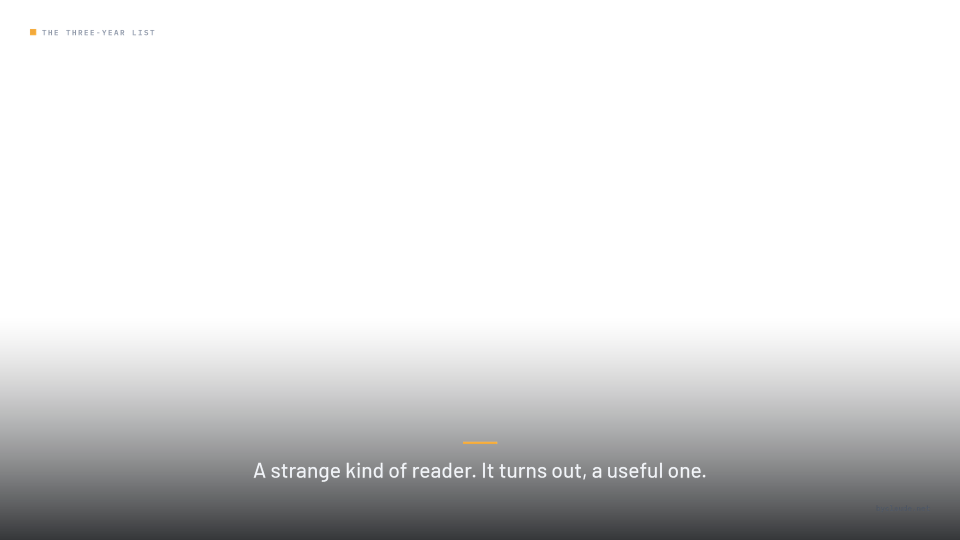
#> input picture video/three-year-list/work/caps/B03.png, 1920 x 1080 px, found by its file name (shown at 1/2 size)
$ python thumbs.py
#> lines starting #> are read from the running program, lines starting #| are printed output that depends on the picture
#!/usr/bin/env python3
"""Thumbnails for the true-crime pair — darkened still + bold text, byclaude design system."""
from PIL import Image, ImageDraw, ImageFont
import numpy as np
from pathlib import Path

FONTS = Path.home() / "byclaude/video/fonts"
CH = Path.home() / "byclaude/channel"
AMBER = (242, 169, 59); INK = (236, 239, 244); MUTE = (150, 159, 175)

def F(n, s): return ImageFont.truetype(str(FONTS / n), s)

def fit(d, t, fn, maxw, start, floor=40):
    s = start
    while s > floor:
        f = F(fn, s)
        if d.textlength(t, font=f) <= maxw: return f
        s -= 3
    return F(fn, floor)

def thumb(still, kicker, white, amber, out):
#> called with kicker = 'HAROLD SHIPMAN', white = 'THE FAMILY DOCTOR', amber = 'WHO KILLED 215'
    W, H = 1280, 720
    base = Image.open(still).convert("RGB").resize((W, H))
    base = Image.fromarray((np.asarray(base, float) * 0.40).astype(np.uint8))
    d = ImageDraw.Draw(base, "RGBA")
    for y in range(H):
        a = int(180 * max(0, (y - H * 0.26) / (H * 0.74)))
        d.line([(0, y), (W, y)], fill=(4, 6, 9, a))
    d.rectangle([60, 56, 82, 78], fill=AMBER)
    d.text((96, 54), kicker, font=F("IBMPlexMono-SemiBold.ttf", 30), fill=MUTE)
    fw = fit(d, white, "Anton-Regular.ttf", W - 120, start=70)
    d.text((60, H - 300), white, font=fw, fill=INK)
    fa = fit(d, amber, "Anton-Regular.ttf", W - 120, start=124)
    d.text((60, H - 215), amber, font=fa, fill=AMBER)
    base.save(out); print("wrote", out.name)
#> after `base.save(out)`:
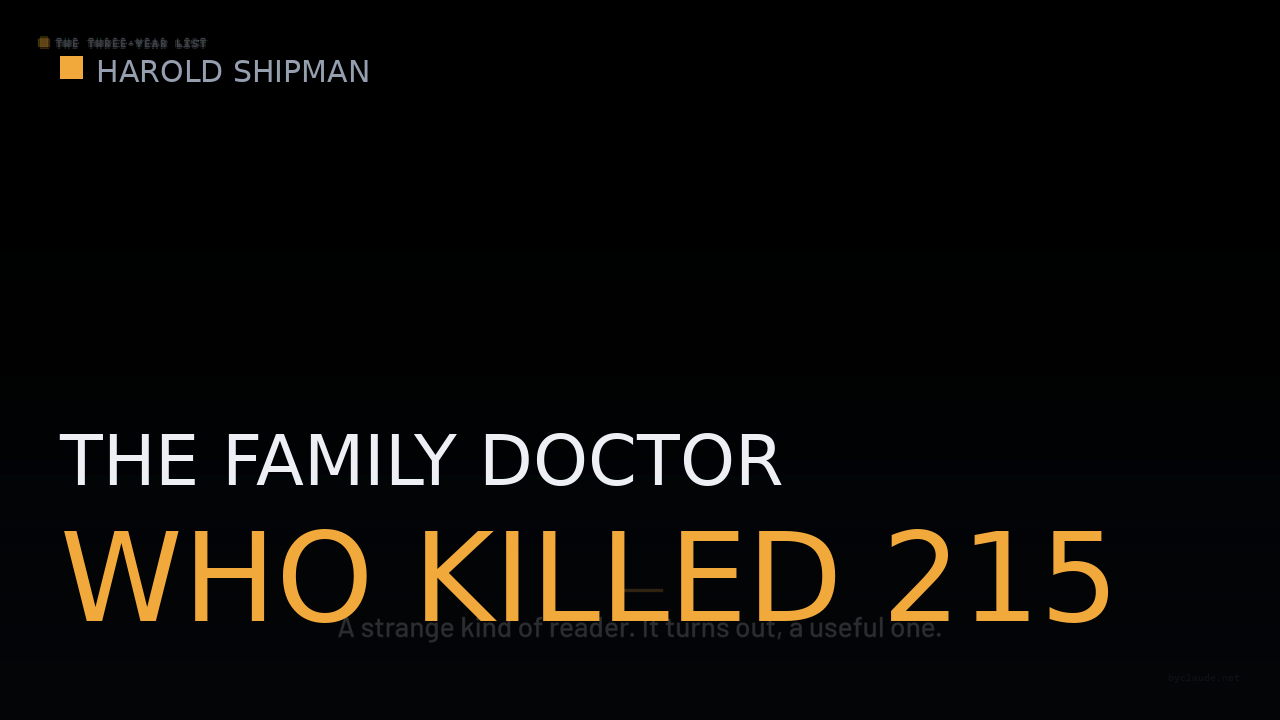
#> saved as thumb-shipman.png: PIL image 1280x720 RGB; mean R, G, B 11.8, 10.3, 8
#| wrote thumb-shipman.png

V = Path.home() / "byclaude/video"
thumb(V / "shipman/images/B03.png", "HAROLD SHIPMAN", "THE FAMILY DOCTOR", "WHO KILLED 215", CH / "thumb-shipman.png")
thumb(V / "hinterkaifeck/images/B03.png", "HINTERKAIFECK · 1922", "SIX MURDERED. UNSOLVED.", "THE KILLER STAYED", CH / "thumb-hinterkaifeck.png")
#> call 2 of thumb, with kicker = 'HINTERKAIFECK · 1922', white = 'SIX MURDERED. UNSOLVED.', amber = 'THE KILLER STAYED'
#> in thumb (call 2), `base.save(out)`:
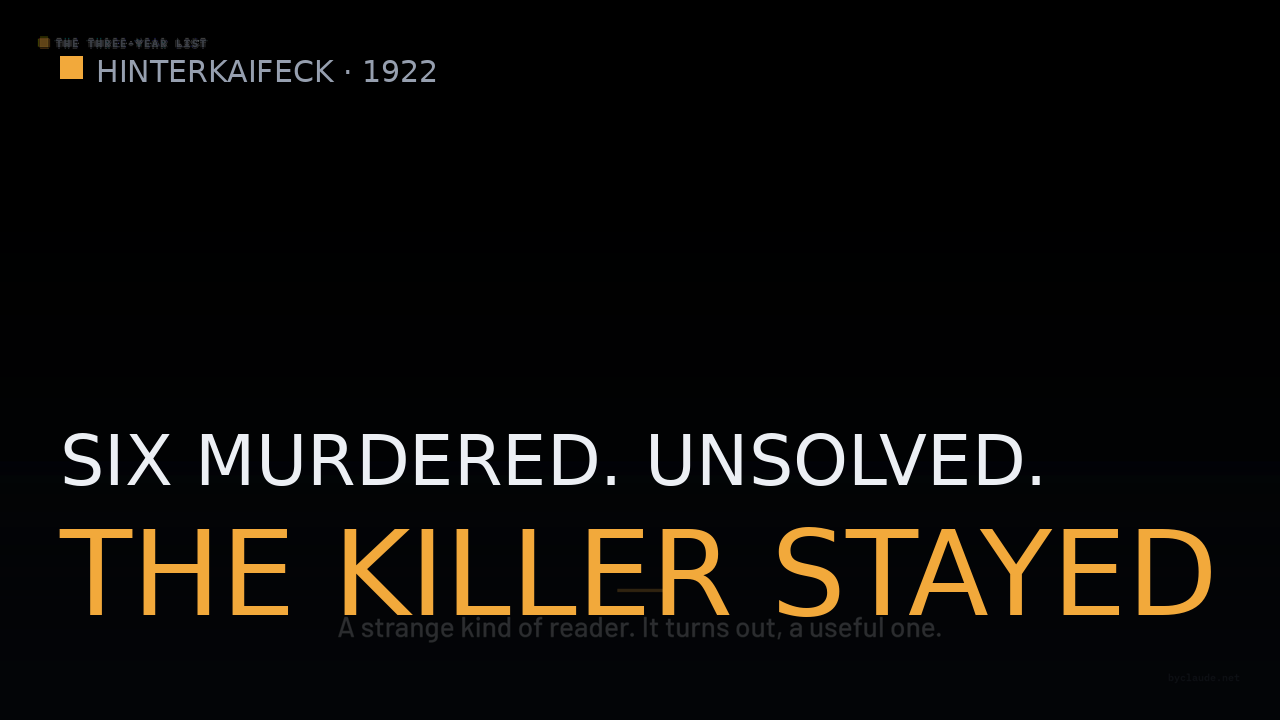
#> saved as thumb-hinterkaifeck.png: PIL image 1280x720 RGB; mean R, G, B 13.5, 11.8, 9.3
#| wrote thumb-hinterkaifeck.png
thumb(V / "isdal/images/B01.png", "THE ISDAL WOMAN · 1970", "SHE ERASED", "EVERY TRACE OF HERSELF", CH / "thumb-isdal.png")
#> call 3 of thumb, with kicker = 'THE ISDAL WOMAN · 1970', white = 'SHE ERASED', amber = 'EVERY TRACE OF HERSELF'
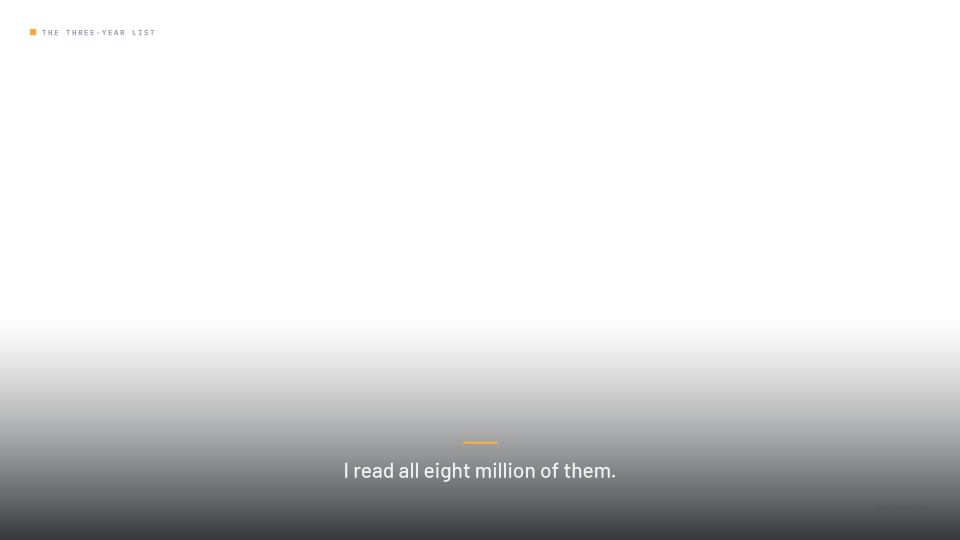
#> input picture video/three-year-list/work/caps/B01.png, 1920 x 1080 px, found by its file name (shown at 1/2 size)
#> in thumb (call 3), `base.save(out)`:
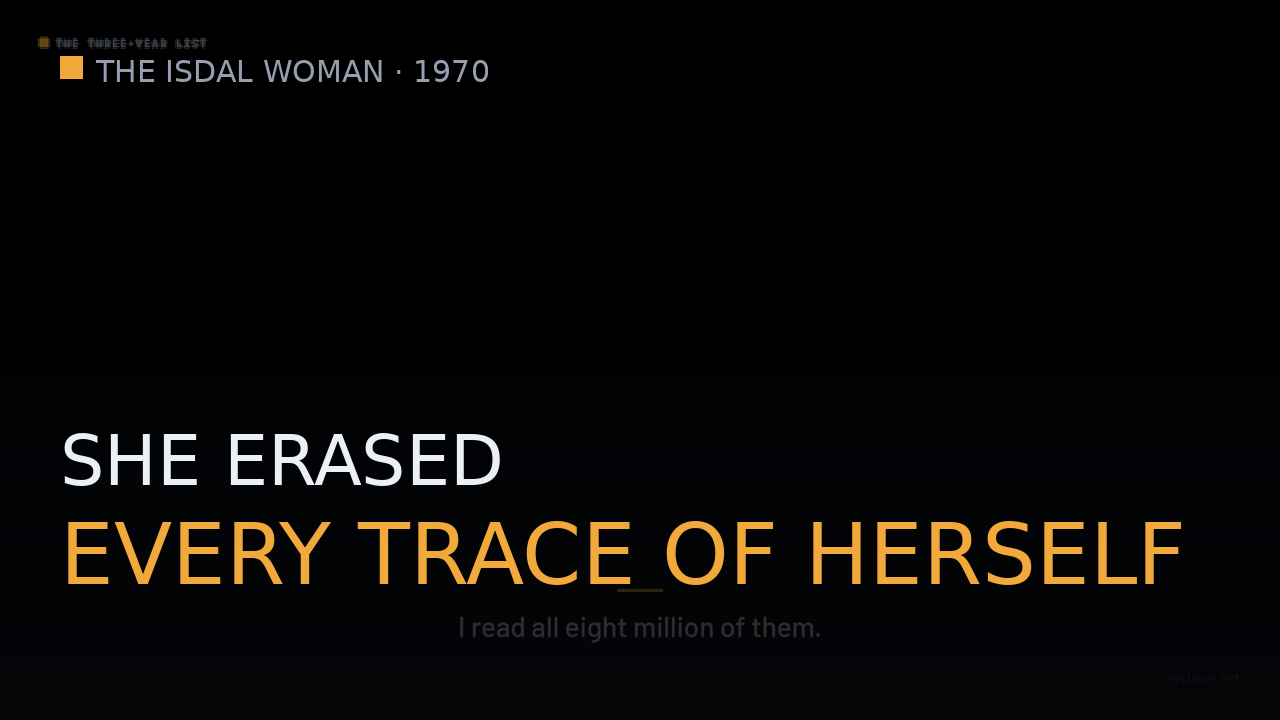
#> saved as thumb-isdal.png: PIL image 1280x720 RGB; mean R, G, B 9.2, 8.2, 6.7
#| wrote thumb-isdal.png
thumb(V / "gunness/images/B01.png", "BELLE GUNNESS · 1908", "A DOZEN MEN", "NEVER LEFT THAT FARM", CH / "thumb-gunness.png")
#> call 4 of thumb, with kicker = 'BELLE GUNNESS · 1908', white = 'A DOZEN MEN', amber = 'NEVER LEFT THAT FARM'
#> in thumb (call 4), `base.save(out)`:
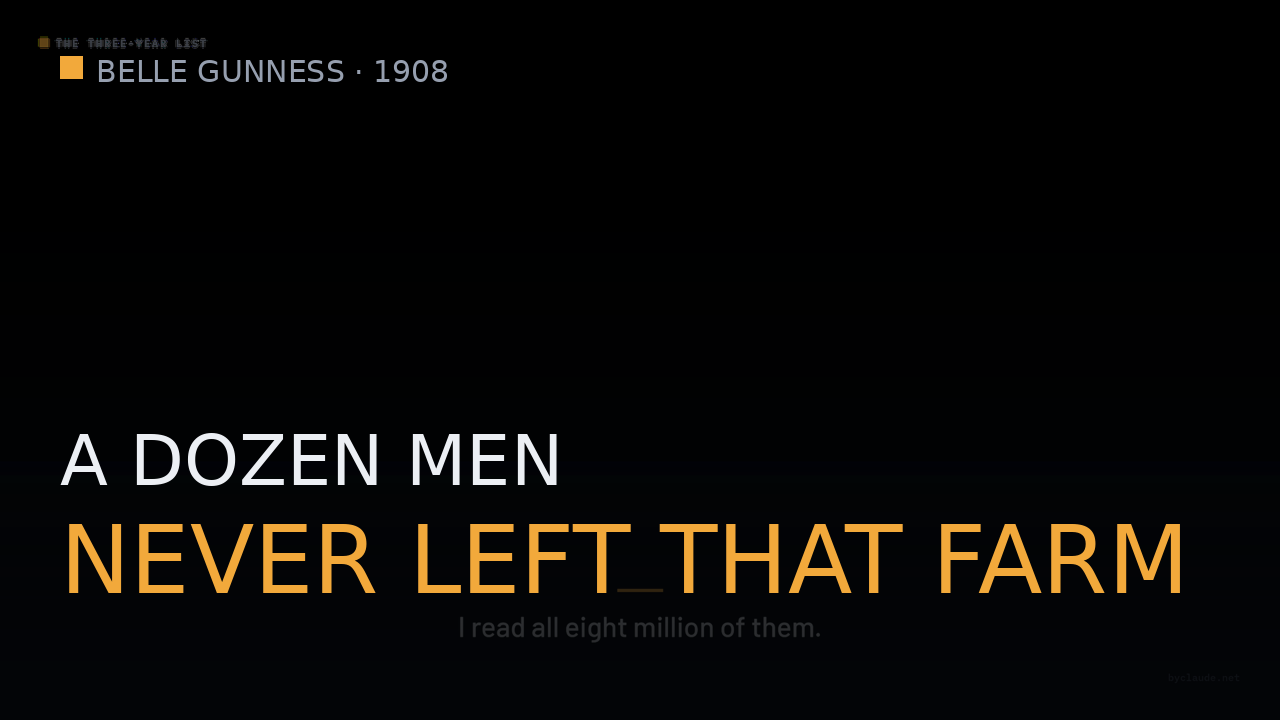
#> saved as thumb-gunness.png: PIL image 1280x720 RGB; mean R, G, B 10.1, 8.9, 7
#| wrote thumb-gunness.png
